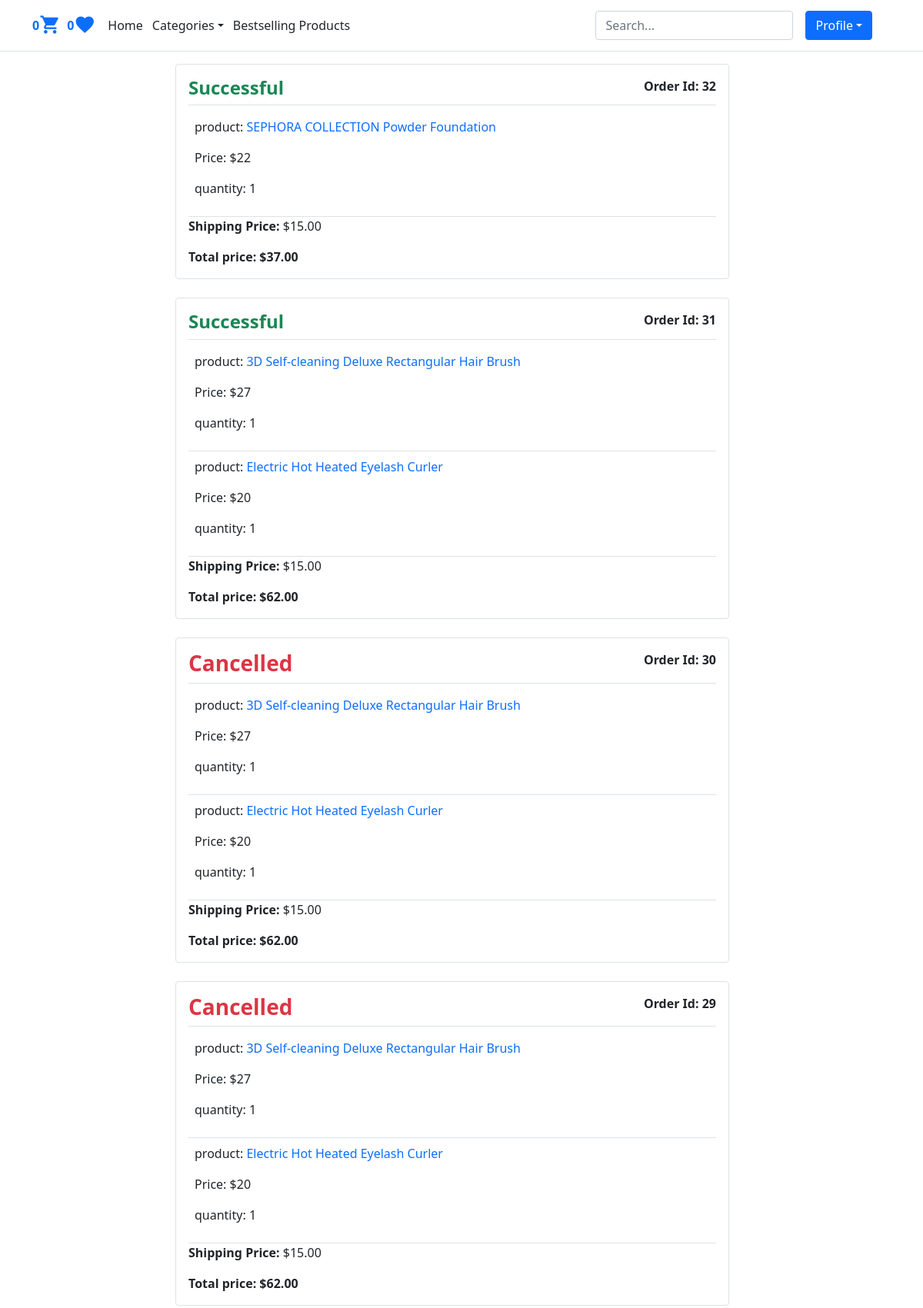
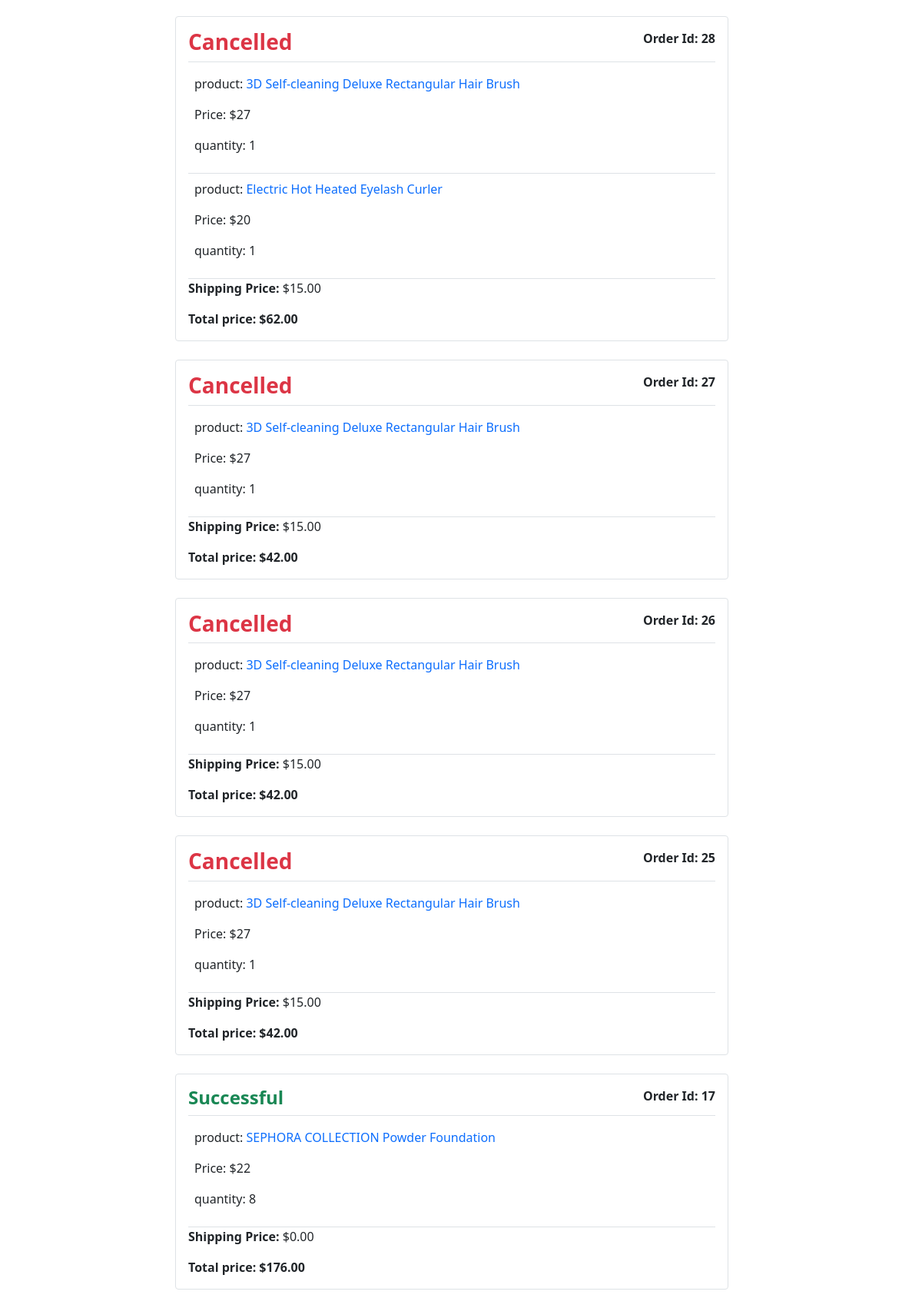
The page /orders/list (signed in) on the database its author committed (2 pictures, top to bottom).
### accounts/models.py (models this page shows, shortened)
class User(AbstractBaseUser):
    email = models.EmailField(verbose_name='email address', max_length=255, unique=True)
    full_name = models.CharField(max_length=100)
    is_active = models.BooleanField(default=True)
    is_admin = models.BooleanField(default=False)
    is_manager = models.BooleanField(default=False)
    likes = models.ManyToManyField(Product, blank=True, related_name='likes')
    objects = UserManager()
    USERNAME_FIELD = 'email'
    REQUIRED_FIELDS = ['full_name']
    def get_likes_count(self):
        return self.likes.count()

### orders/models.py (models this page shows, shortened)
class Order(models.Model):
    user = models.ForeignKey(User, on_delete=models.CASCADE, related_name='orders')
    created = models.DateTimeField(auto_now_add=True)
    updated = models.DateTimeField(auto_now=True)
    status = models.BooleanField(default=False)
    shipping_price = models.DecimalField(max_digits=10, decimal_places=2, default=0)
    class Meta:
        ordering = ('-created',)
    @property
    def get_total_price(self):
        total_product_price = sum(item.get_cost() for item in self.items.all())
        return total_product_price + self.shipping_price

class OrderItem(models.Model):
    order = models.ForeignKey(Order, on_delete=models.CASCADE, related_name='items')
    product = models.ForeignKey(Product, on_delete=models.CASCADE, related_name='order_items')
    price = models.IntegerField()
    quantity = models.SmallIntegerField(default=1)
    def get_cost(self):
        return (self.price or 0) * (self.quantity or 0)

### shop/models.py (models this page shows, shortened)
class Product(models.Model):
    category = models.ForeignKey(Category, on_delete=models.CASCADE, related_name='category')
    image = models.ImageField(upload_to='products')
    title = models.CharField(max_length=250)
    description = models.TextField()
    price = models.IntegerField()
    date_created = models.DateTimeField(auto_now_add=True)
    added_by = models.ForeignKey(settings.AUTH_USER_MODEL, on_delete=models.SET_NULL, null=True, blank=True, related_name='products_added')
    is_approved = models.BooleanField(default=False)
    slug = models.SlugField(unique=True)
    class Meta:
        ordering = ('-date_created',)
    def get_absolute_url(self):
        return reverse('shop:product_detail', kwargs={'slug':self.slug})

### orders/views.py (the view)
# urls.py: path('list', views.user_orders, name='user_orders'),
@login_required
def user_orders(request):
    orders = request.user.orders.all()  # Retrieve all orders for the current user
    context = {'title': 'Orders', 'orders': orders}  # Prepare context for user orders page
    return render(request, 'user_orders.html', context)  # Render the user orders template

### cart/utils/cart.py (called while the page is built)
    def __iter__(self):
        product_ids = self.cart.keys()
        products = Product.objects.filter(id__in=product_ids)
        cart = self.cart.copy()
        for product in products:
            cart[str(product.id)]['product'] = product
        for item in cart.values():
            item['total_price'] = int(item['price']) * int(item['quantity'])
            yield item  # Yield each item for iteration

    def add_cart_session(self):
        cart = self.session.get(CART_SESSION_ID)
        if not cart:
            cart = self.session[CART_SESSION_ID] = {}
        return cart  # Return the cart

### shop/models.py (called while the page is built)
    def __str__(self):
        return self.title

### sparkle/context_processors.py (called while the page is built)
def return_cart(request):
    cart = len(list(Cart(request)))
    return {'cart_count': cart}

def return_categories(request):
    categories = Category.objects.all()
    return {'categories': categories}

### orders/templates/user_orders.html (shortened to what this page needs)
{% extends "base.html" %}
{% block content %}
{% if orders %}
<div class="row">
    <div class="col-md-2"></div>
    <div class="col-md-8">
        {% for order in orders %}
        <div class="mb-4 border rounded p-3">
            <b style="float: right;">Order Id: {{ order.id }}</b>
            {% if order.status %}
                <h4><b class="text-success">Successful</b></h4>
            {% else %}
                <h3><b class="text-danger">Cancelled</b></h3>
            {% endif %}
            <div class="text-muted border-top pt-2"></div>
            {% for item in order.items.all %}
            <div class="border-bottom p-2">
                <p>product: <a class="text-decoration-none" href="{{ item.product.get_absolute_url }}">{{ item.product.title }}</a></p>
                <p>Price: ${{ item.price }}</p>
                <p>quantity: {{ item.quantity }}</p>
            </div>
            {% endfor %}
            <p><b>Shipping Price:</b> ${{ order.shipping_price }}</p>
            <b>Total price: ${{ order.get_total_price }}</b>
        </div>
        {% endfor %}
    </div>
    <div class="col-md-2"></div>
</div>
{% endif %}
{% endblock %}

### shop/templates/base.html (shortened to what this page needs)
{% load static %}
<!DOCTYPE html>
<html lang="en">
<head>
    <link href="https://cdn.jsdelivr.net/npm/bootstrap@5.1.3/dist/css/bootstrap.min.css" rel="stylesheet">
</head>
<body>
  <header class="p-2 border-bottom">
    <div class="container">
      <div class="d-flex flex-wrap align-items-center justify-content-center justify-content-lg-start">
        {% if request.user.is_authenticated %}
        <b class="text-primary">{{ cart_count }}</b>
        {% endif %}
        <a href="{% url 'cart:show_cart' %}" class="text-primary mt-2 me-2"><i class="material-icons h3">&#xe8cc;</i></a>
        {% if request.user.is_authenticated %}
        <b class="text-primary">{{ request.user.get_likes_count}}</b>
        {% endif %}
        <a href="{% url 'shop:favorites' %}" class="text-primary mt-2 me-2"><i class="material-icons h3">&#xe87d;</i></a>
        <ul class="nav col-12 col-lg-auto me-lg-auto mb-2 justify-content-center mb-md-0">
          <li><a href="{% url 'shop:home_page' %}" class="nav-link px-2 text-dark">Home</a></li>
          <div class="dropdown text-end">
            <a href="#" class=" mt-2 me-1 ms-1 text-dark d-block link-dark text-decoration-none dropdown-toggle"id="dropdownUser1" data-bs-toggle="dropdown" aria-expanded="false">Categories</a>
          </div>
          <li><a href="{% url 'shop:bestsellers' %}" class="nav-link px-2 text-dark">Bestselling Products</a></li>
        </ul>
        <form class="col-12 col-lg-auto mb-3 mb-lg-0 me-lg-3" action="{% url 'shop:search' %}">
          <input name="q" type="search" class="form-control form-control-dark" placeholder="Search..." aria-label="Search">
        </form>
        {% if request.user.is_authenticated %}
        <div class="dropdown text-end">
          <a href="#" class="btn btn-primary text-white me-4 d-block link-dark text-decoration-none dropdown-toggle"id="dropdownUser1" data-bs-toggle="dropdown" aria-expanded="false">Profile</a>
        </div>
        {% else %}
        <div class="text-end">
          <a href="{% url 'accounts:user_login' %}" class="btn btn-outline-primary me-2">Login</a>
          <a href="{% url 'accounts:user_register' %}" class="btn btn-primary">Sign-up</a>
        </div>
        {% endif %}
      </div>
    </div>
  </header>
    <main class="container">
        <div class="row mt-3">
          {% block content %}{% endblock %}
        </div>
      </main>
</body>
</html>

### rows shown on the page
User: user.get_likes_count "0"
Order: id "32", status "Successful", shipping_price "15.00", get_total_price "37.00"
OrderItem: product "SEPHORA COLLECTION Powder Foundation", price "22", quantity "1"
Order: id "31", status "Successful", shipping_price "15.00", get_total_price "62.00"
OrderItem: product "3D Self-cleaning Deluxe Rectangular Hair Brush", price "27", quantity "1"
OrderItem: product "Electric Hot Heated Eyelash Curler", price "20", quantity "1"
Order: id "30", status "Cancelled", shipping_price "15.00", get_total_price "62.00"
OrderItem: product "3D Self-cleaning Deluxe Rectangular Hair Brush", price "27", quantity "1"
OrderItem: product "Electric Hot Heated Eyelash Curler", price "20", quantity "1"
Order: id "29", status "Cancelled", shipping_price "15.00", get_total_price "62.00"
OrderItem: product "3D Self-cleaning Deluxe Rectangular Hair Brush", price "27", quantity "1"
OrderItem: product "Electric Hot Heated Eyelash Curler", price "20", quantity "1"
Order: id "28", status "Cancelled", shipping_price "15.00", get_total_price "62.00"
OrderItem: product "3D Self-cleaning Deluxe Rectangular Hair Brush", price "27", quantity "1"
OrderItem: product "Electric Hot Heated Eyelash Curler", price "20", quantity "1"
Order: id "27", status "Cancelled", shipping_price "15.00", get_total_price "42.00"
OrderItem: product "3D Self-cleaning Deluxe Rectangular Hair Brush", price "27", quantity "1"
Order: id "26", status "Cancelled", shipping_price "15.00", get_total_price "42.00"
OrderItem: product "3D Self-cleaning Deluxe Rectangular Hair Brush", price "27", quantity "1"
Order: id "25", status "Cancelled", shipping_price "15.00", get_total_price "42.00"
OrderItem: product "3D Self-cleaning Deluxe Rectangular Hair Brush", price "27", quantity "1"
Order: id "17", status "Successful", shipping_price "0.00", get_total_price "176.00"
OrderItem: product "SEPHORA COLLECTION Powder Foundation", price "22", quantity "8"

### other values the page prints
{{ cart_count }} "0"
